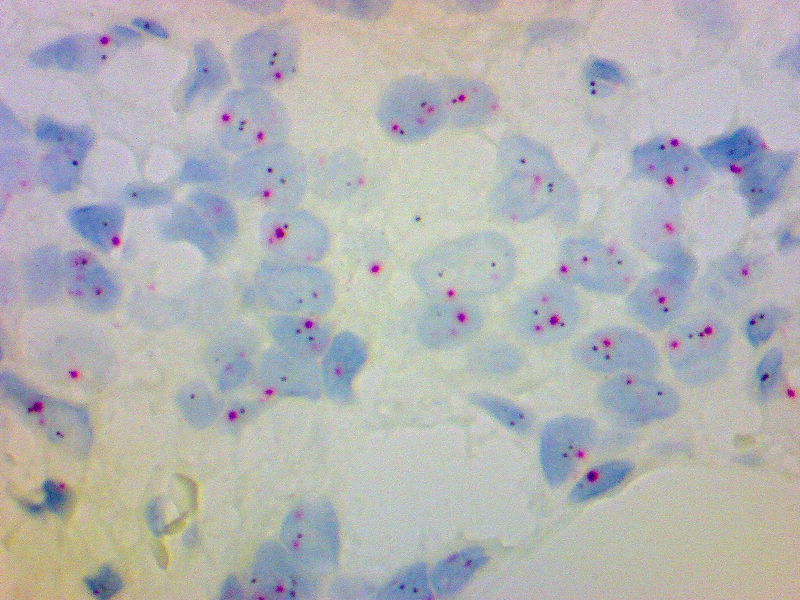
#> input picture data/sampleInput/DISH1/125121A_S20200928_0014.jpg, 1600 x 1200 px, found by its file name (shown at 1/2 size)
$ jupyter execute --allow-errors classical.ipynb   (shell and % lines are left out)
#> lines starting #> are read from the running program, lines starting #| are printed output that depends on the picture
[cell 1]
import typing
import numpy as np
import cv2 as cv
import os, json
from typing import Tuple, List, Dict
import matplotlib.pyplot as plt
import random
from dataclasses import dataclass
from numba import jit, njit
from sklearn import metrics

import logging

numba_logger = logging.getLogger("numba")
numba_logger.setLevel(logging.WARNING)

[cell 2]
RUN_EXAMPLES = True


class StopExecution(Exception):
    def _render_traceback_(self):
        pass


class Example:
    def __init__(self) -> None:
        if not RUN_EXAMPLES:
            raise StopExecution


# use the example class like so, to only execute following code if RUN_EXAMPLES = True
Example()
print("only show this when RUN_EXAMPLES = True")

# Function Definitions and Examples

In the first half of this notebook we present some helpful functions that we later use in our processing pipeline

## ProcessImageConfig

to process the image, we use an **ProcessImageConfig**, which contains information about what the 4 colors are in the image approximately:
- cell_color: e.g. black
- background_color: e.g. purple
- marker1_color: e.g. red
- marker2_color: e.g. green

Alternatively these can be obtained by performing clustering, maybe meanshift?

[cell 3]
ColorF = Tuple[float, float, float]
ColorI = Tuple[float, float, float]
# as rgb floats [0.0 to 1.0]


@dataclass
class ProcessImageConfig:
    """all values in HSL integers"""

    background_color: ColorF
    cell_color: ColorF
    marker1_color: ColorF
    marker2_color: ColorF

    def show(self):
        im = np.zeros((100, 400, 3), np.float32)
        im[:, :100, :] = self.background_color
        im[:, 100:200, :] = self.cell_color
        im[:, 200:300, :] = self.marker1_color
        im[:, 300:, :] = self.marker2_color
        plt.imshow(im)
        plt.show()
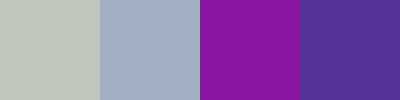
#> shown: shape (100, 400, 3) float32; mean R, G, B 0.563, 0.439, 0.681

    @staticmethod
    def from_ints(
        background_color: ColorI,
        cell_color: ColorI,
        marker1_color: ColorI,
        marker2_color: ColorI,
    ):
        x = lambda c: (float(c[0]) / 255.0, float(c[1]) / 255.0, float(c[2]) / 255.0)
        return ProcessImageConfig(
            background_color=x(background_color),
            cell_color=x(cell_color),
            marker1_color=x(marker1_color),
            marker2_color=x(marker2_color),
        )


def infer_config_from_image(image: cv.Mat) -> ProcessImageConfig:
    raise "not implemented"  # type: ignore


DISH1_CONFIG = ProcessImageConfig.from_ints(
    background_color=(193, 198, 189),
    cell_color=(161, 176, 194),
    marker1_color=(136, 22, 161),
    marker2_color=(84, 52, 151),
)
Example()
DISH1_CONFIG.show()

## Preprocessing
(encompasses all things that do not need any ProcessImageConfig values)

1. blurring the image to get rid of noise

[cell 4]
def imread(path: str) -> cv.Mat:
    img = cv.imread(path)
#> img is the input picture: shape (1200, 1600, 3); mean B, G, R 181.5, 179.7, 179.4
    img = cv.cvtColor(img, cv.COLOR_BGR2RGB)
    img = cv.normalize(img, img, 0, 1, cv.NORM_MINMAX, cv.CV_32F)
    return img


def imshow(img: cv.Mat) -> None:
    if img.shape.__len__() == 3:
        plt.imshow(img)
        plt.show()
    else:
        plt.imshow(cv.cvtColor(img, cv.COLOR_GRAY2RGB))
        plt.show()


Example()

img = imread("data/sampleinput/DISH1/125121A_S20200928_0014.jpg")
imshow(img)

## Finding the cell/background separation

The next step is to make a distinction between cells and background.

For this we can calculate the distance from every pixels color to cell color vs. background color. The closest distance decides if this is black in the mask (background) or white (cells)

[cell 5]
# [69 lines left out: functions rgbsqrdist, fore_ground_soft_mask, versus_soft_mask, not called in this run]


def threshold(img: cv.Mat, thresh: float) -> cv.Mat:
    value, mat = cv.threshold(img, thresh, 1.0, cv.THRESH_BINARY)
    return mat


# [10 lines left out: function multiblur, not called in this run]


# def vs_mask(img: cv.Mat, black: ColorF, white: ColorF):


Example()

img = imread("data/sampleinput/DISH1/125121A_S20200928_0014.jpg")
#> (the rest of this cell did not finish here and is left out)

## Autodetermining the config colors

the goal is to extract the relevant colors from the image without setting them manually.

[cell 6]
a = np.array([1.232, 0.23, 23.23])
b = np.array([1.232, 0.23, 23.23])

l = [b, 3, "das"]

np.array_equal(a, b)

[cell 7]
# def auto_determine_config()

from typing import Any


def agglom_cluster(
    centers: np.ndarray, hist_weights: np.ndarray, target_K=4
) -> Tuple[np.ndarray, np.ndarray, np.ndarray]:
    """args:
        centers: np 2d array Kx3 with the rgb centers as floats
        hist_weights: (K) float array with normalized hist bin for each cluster
        target_K: how many clusters should remain in the end

    returns:
        index mapping from old class labels to label of new centers
        new centers
        new weights
    """
#> called with centers = array of shape (6, 3), hist_weights = array of shape (6,), target_K = 2

    # center, weight, indexes merged
    K = len(centers)
    clusters = [(centers[i, :], hist_weights[i], {i}) for i in range(K)]
    for _ in range(K - target_K):
        # find min dist between two clusters:
        c1, c2, m = -1, -1, 10000000
        for i in range(len(clusters)):
            for j in range(i + 1, len(clusters)):
                diff = np.subtract(clusters[i][0], clusters[j][0])
                dist = np.sum(np.multiply(diff, diff))
                if dist < m:
                    c1, c2, m = i, j, dist
        # perform merge:
        w1 = clusters[c1][1]
        w2 = clusters[c2][1]
        w = w1 + w2
        cen = (w1 * clusters[c1][0] + w2 * clusters[c2][0]) / w
        newcluster = [cen, w, clusters[c1][2] | clusters[c2][2]]
        del clusters[c2]
        del clusters[c1]
        clusters.append(newcluster)  # type: ignore

    index_mapping = []
    for i in range(K):
        good = False
        for j in range(len(clusters)):
            if i in clusters[j][2]:
                index_mapping.append(j)
                good = True
                break
        if not good:
            raise Exception(f"Error. At least one cluster should contain {i}")

    return (
        np.array(index_mapping),
        np.array([e[0] for e in clusters]),
        np.array([e[1] for e in clusters]),
    )


# [12 lines left out: function k_means_cluster_image, not called in this run]


img = imread("data/sampleinput/DISH1/125121A_S20200928_0014.jpg")
# hist, centers, img_clustered = k_means_cluster_image(img)

centers = np.array(
    [
        [1, 1, 1],
        [1, 1, 1],
        [4.2, 3.4, 5.8],
        [4.5, 3.4, 5.6],
        [1.1, 1, 1.3],
        [0.0, 0.1, 1.3],
    ],
    np.float32,
)
print(centers)

Example()

agglom_cluster(centers, np.array([0.2, 0.2, 0.2, 0.1, 0.1, 0.2]), target_K=2)
